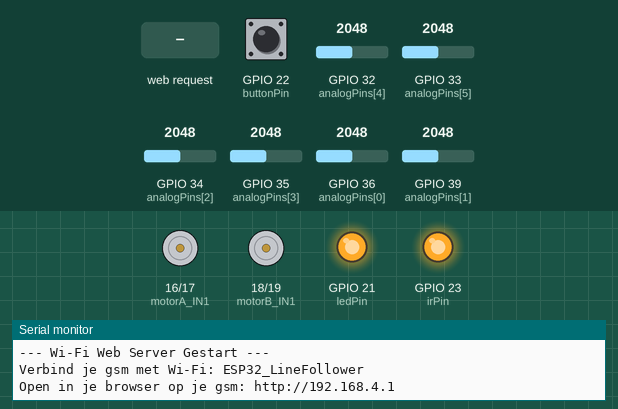
Simulated run of this sketch. Board: ESP32. Parts: motor-driver pin pairs drawn as motors (green arrow = first pin HIGH = forward, orange = second pin HIGH = backward, longer = more drive), output pins drawn as LEDs (lit = HIGH), the last lines printed to the serial monitor. Dashed ring = blinking. The test bench sets the inputs (shaded band); at power-on: GPIO 22 (buttonPin) HIGH, GPIO 34 (analogPins[2]) = 2048, GPIO 35 (analogPins[3]) = 2048, GPIO 32 (analogPins[4]) = 2048, GPIO 33 (analogPins[5]) = 2048, GPIO 36 (analogPins[0]) = 2048, GPIO 39 (analogPins[1]) = 2048. EEPROM starts erased.

Above: at 1.2 s.
1.3 s: GPIO 22 (buttonPin) pulled LOW for 0.15 s
At 2.08 s:
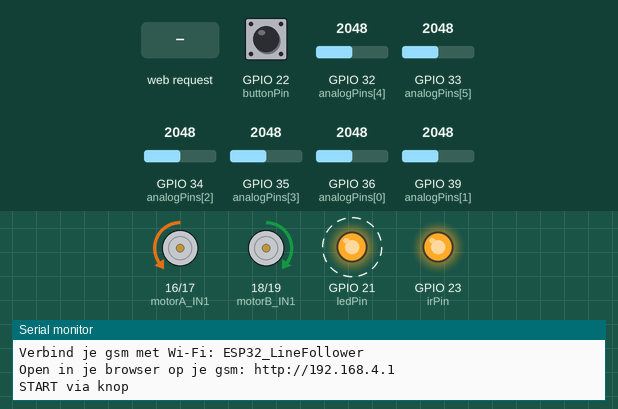
4.3 s: GPIO 34 (analogPins[2]) set to 2206
At 4.59 s:
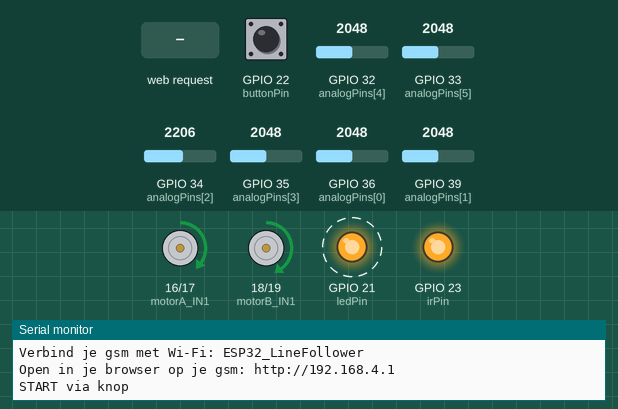
7.3 s: HTTP request GET /stop received
At 8.5 s:
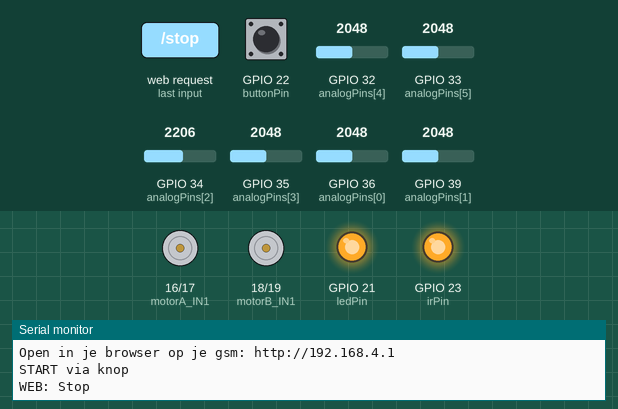
8.8 s: HTTP request GET /start received
At 8.97 s:
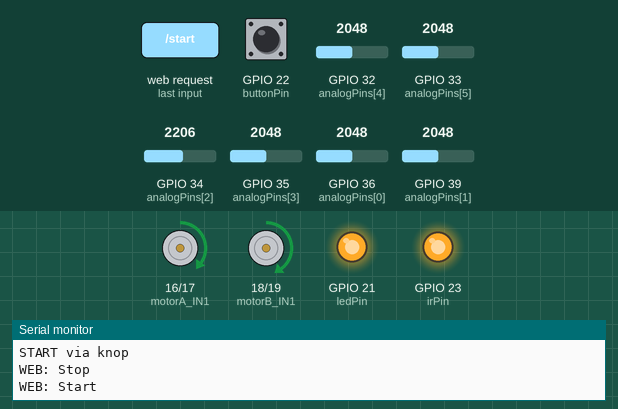
11.8 s: GPIO 35 (analogPins[3]) set to 2120
14.8 s: GPIO 35 (analogPins[3]) set to 2190
At 15.55 s:
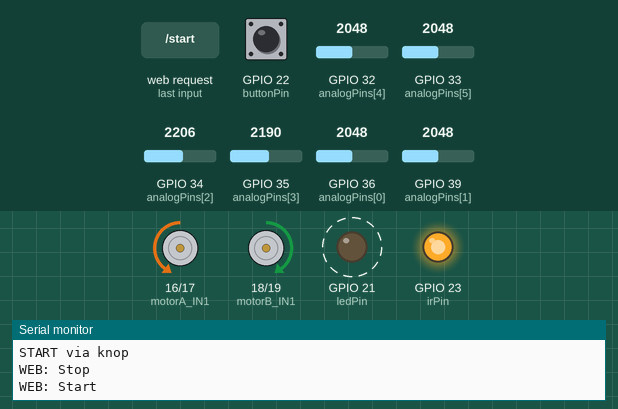
Timing chart, 0 to 18.8 s (numbered marks = the images above; inputs shaded):
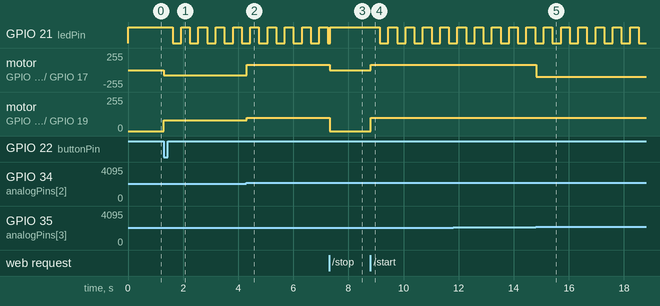

Measured:
- the behaviour switches between 2150 and 2151 on GPIO 34 (analogPins[2]) (found by bisection; images 1 and 2)
- the behaviour switches between 2150 and 2151 on GPIO 35 (analogPins[3]) (found by bisection; images 4 and 5)
- after the input at 1.3 s, GPIO 21 (ledPin): alternates HIGH for 0.31 s and LOW for 0.31 s, starting after 0.32 s; motor on GPIO 16 (motorA_IN1) / GPIO 17 (motorA_IN2): stopped → backward 80/255 at once; motor on GPIO 18 (motorB_IN1) / GPIO 19 (motorB_IN2): stopped → forward 80/255 at once
- after the input at 4.3 s, motor on GPIO 16 (motorA_IN1) / GPIO 17 (motorA_IN2): backward 80/255 → forward 80/255 at once; motor on GPIO 18 (motorB_IN1) / GPIO 19 (motorB_IN2): forward 80/255 → forward 100/255 at once
- after the input at 7.3 s, motor on GPIO 16 (motorA_IN1) / GPIO 17 (motorA_IN2): forward 80/255 → stopped at once; motor on GPIO 18 (motorB_IN1) / GPIO 19 (motorB_IN2): forward 100/255 → stopped at once
- after the input at 8.8 s, GPIO 21 (ledPin): alternates HIGH for 0.31 s and LOW for 0.31 s, starting after 0.34 s; motor on GPIO 16 (motorA_IN1) / GPIO 17 (motorA_IN2): stopped → forward 80/255 at once; motor on GPIO 18 (motorB_IN1) / GPIO 19 (motorB_IN2): stopped → forward 100/255 at once
- after the input at 14.8 s, motor on GPIO 16 (motorA_IN1) / GPIO 17 (motorA_IN2): forward 80/255 → backward 100/255 at once

The sketch:

Robot_Webpagina.ino
```cpp
#include <Arduino.h>
#include <EEPROM.h>
#include <WiFi.h>

#define EEPROM_SIZE 512
const int SensorCount = 6;

// ===============================
// WI-FI CONFIGURATIE (Access Point Modus)
// ===============================
const char* ssid = "ESP32_LineFollower";
const char* password = "12345678password";

WiFiServer server(80);

// ===============================
// PINNEN CONFIGURATIE
// ===============================
const int analogPins[SensorCount] = {36, 39, 34, 35, 32, 33};
const int irPin = 23;

const int motorA_IN1 = 16;
const int motorA_IN2 = 17;
const int motorB_IN1 = 18;
const int motorB_IN2 = 19;

const int ledPin = 21;       // LED op D21
const int buttonPin = 22;   // Drukknop op D22 (interne pull-up)

// Instelbare snelheden
int baseSpeed = 100;
int turnSpeed = 80;

// ===============================
// EEPROM & STRUCT (Inclusief drempelwaarden)
// ===============================
struct param_t
{
  unsigned long cycleTime;
  int black[SensorCount];
  int white[SensorCount];
} params;

// ===============================
// VARIABELEN VOOR BESTURING & LED
// ===============================
volatile bool buttonPressed = false;
bool robotRunning = false;

unsigned long lastButtonTime = 0;
const unsigned long debounceDelay = 200;

unsigned long previousMillisLED = 0;
const unsigned long intervalLED = 300;
bool ledBlinkState = LOW;

template <class T> int EEPROM_writeAnything(int ee, const T& value) {
  const byte* p = (const byte*)(const void*)&value;
  unsigned int i;
  for (i = 0; i < sizeof(value); i++)
    EEPROM.write(ee++, *p++);
  EEPROM.commit();
  return i;
}

template <class T> int EEPROM_readAnything(int ee, T& value) {
  byte* p = (byte*)(void*)&value;
  unsigned int i;
  for (i = 0; i < sizeof(value); i++)
    *p++ = EEPROM.read(ee++);
  return i;
}

void IRAM_ATTR handleButtonPress()
{
  buttonPressed = true;
}

void setup()
{
  Serial.begin(115200);
  EEPROM.begin(EEPROM_SIZE);
  EEPROM_readAnything(0, params);

  // Standaardwaarden instellen om deling door nul bij lege EEPROM te voorkomen
  if (params.cycleTime == 0 || params.cycleTime > 1000000) {
    params.cycleTime = 20000;
    for (int i = 0; i < SensorCount; i++) {
      params.black[i] = 3800; // Standaardwaarde zwart
      params.white[i] = 500;  // Standaardwaarde wit
    }
    EEPROM_writeAnything(0, params);
  }

  // Start Wi-Fi AP modus
  WiFi.softAP(ssid, password);
  IPAddress myIP = WiFi.softAPIP();
  Serial.println("\n--- Wi-Fi Web Server Gestart ---");
  Serial.print("Verbind je gsm met Wi-Fi: ");
  Serial.println(ssid);
  Serial.print("Open in je browser op je gsm: http://");
  Serial.println(myIP);

  server.begin();

  pinMode(irPin, OUTPUT);
  digitalWrite(irPin, HIGH);

  for (int i = 0; i < SensorCount; i++) {
    pinMode(analogPins[i], INPUT);
    analogSetPinAttenuation(analogPins[i], ADC_11db);
  }

  pinMode(motorA_IN1, OUTPUT);
  pinMode(motorA_IN2, OUTPUT);
  pinMode(motorB_IN1, OUTPUT);
  pinMode(motorB_IN2, OUTPUT);

  pinMode(ledPin, OUTPUT);
  digitalWrite(ledPin, HIGH);

  pinMode(buttonPin, INPUT_PULLUP);
  attachInterrupt(digitalPinToInterrupt(buttonPin), handleButtonPress, FALLING);
}

void driveMotor(int IN1, int IN2, int speed, bool invert = false) {
  if (invert) {
    speed = -speed;
  }

  if (speed > 0) {
    analogWrite(IN1, speed);
    analogWrite(IN2, 0);
  } else if (speed < 0) {
    analogWrite(IN1, 0);
    analogWrite(IN2, -speed);
  } else {
    analogWrite(IN1, 0);
    analogWrite(IN2, 0);
  }
}

void loop()
{
  // 1. Knop / Interrupt afhandelen
  if (buttonPressed)
  {
    buttonPressed = false;
    unsigned long currentMillis = millis();

    if (currentMillis - lastButtonTime >= debounceDelay)
    {
      lastButtonTime = currentMillis;
      robotRunning = !robotRunning;

      if (robotRunning) {
        Serial.println("START via knop");
      } else {
        Serial.println("STOP via knop");
        driveMotor(motorA_IN1, motorA_IN2, 0, true);
        driveMotor(motorB_IN1, motorB_IN2, 0, false);
      }
    }
  }

  // 2. LED Gedrag
  if (robotRunning)
  {
    unsigned long currentMillis = millis();
    if (currentMillis - previousMillisLED >= intervalLED)
    {
      previousMillisLED = currentMillis;
      ledBlinkState = !ledBlinkState;
      digitalWrite(ledPin, ledBlinkState);
    }
  }
  else
  {
    digitalWrite(ledPin, HIGH);
  }

  // 3. Web Server Verzoeken afhandelen
  WiFiClient client = server.available();
  if (client) {
    String currentLine = "";
    String requestString = "";

    while (client.connected()) {
      if (client.available()) {
        char c = client.read();
        requestString += c;
        if (c == '\n') {
          if (currentLine.length() == 0) {

            // --- URL COMMANDO'S ---
            if (requestString.indexOf("GET /start") >= 0) {
              robotRunning = true;
              Serial.println("WEB: Start");
            }
            if (requestString.indexOf("GET /stop") >= 0) {
              robotRunning = false;
              driveMotor(motorA_IN1, motorA_IN2, 0, true);
              driveMotor(motorB_IN1, motorB_IN2, 0, false);
              Serial.println("WEB: Stop");
            }
            if (requestString.indexOf("GET /speedup") >= 0) {
              baseSpeed = min(255, baseSpeed + 15);
              Serial.print("WEB: Snelheid verhoogd naar: "); Serial.println(baseSpeed);
            }
            if (requestString.indexOf("GET /speeddown") >= 0) {
              baseSpeed = max(40, baseSpeed - 15);
              Serial.print("WEB: Snelheid verlaagd naar: "); Serial.println(baseSpeed);
            }

            // --- SENSOREN KALIBRATIE ROUTINE ---
            if (requestString.indexOf("GET /calibrate_white") >= 0) {
              for (int i = 0; i < SensorCount; i++) {
                params.white[i] = analogRead(analogPins[i]);
              }
              EEPROM_writeAnything(0, params);
              Serial.println("WEB: Wit gekalibreerd en opgeslagen!");
            }

            if (requestString.indexOf("GET /calibrate_black") >= 0) {
              for (int i = 0; i < SensorCount; i++) {
                params.black[i] = analogRead(analogPins[i]);
              }
              EEPROM_writeAnything(0, params);
              Serial.println("WEB: Zwart gekalibreerd en opgeslagen!");
            }

            // --- HTML PAGINA STUREN ---
            client.println("HTTP/1.1 200 OK");
            client.println("Content-type:text/html");
            client.println("Connection: close");
            client.println();

            client.println("<!DOCTYPE html><html><head>");
            client.println("<meta name=\"viewport\" content=\"width=device-width, initial-scale=1\">");
            client.println("<style>");
            client.println("body { font-family: Arial; text-align: center; background: #222; color: #fff; margin-top: 20px; }");
            client.println("h1 { color: #4CAF50; }");
            client.println("h2 { color: #ff9800; font-size: 18px; margin-top: 15px; }");
            client.println(".btn { font-size: 18px; padding: 12px 25px; margin: 8px; border: none; border-radius: 8px; cursor: pointer; color: white; width: 80%; max-width: 300px; }");
            client.println(".btn-start { background-color: #4CAF50; }");
            client.println(".btn-stop { background-color: #f44336; }");
            client.println(".btn-speed { background-color: #2196F3; }");
            client.println(".btn-cal-w { background-color: #ff9800; }");
            client.println(".btn-cal-b { background-color: #9c27b0; }");
            client.println(".status { font-size: 22px; font-weight: bold; margin: 15px; color: " + String(robotRunning ? "#4CAF50" : "#f44336") + "; }");
            client.println("</style></head><body>");

            client.println("<h1>ESP32 Lijnvolger</h1>");
            client.println("<div class=\"status\">Status: " + String(robotRunning ? "RIJDT" : "GESTOPT") + "</div>");
            client.println("<p>Huidige basissnelheid: " + String(baseSpeed) + "</p>");

            client.println("<p><a href=\"/start\"><button class=\"btn btn-start\">START</button></a></p>");
            client.println("<p><a href=\"/stop\"><button class=\"btn btn-stop\">STOP</button></a></p>");
            client.println("<p><a href=\"/speedup\"><button class=\"btn btn-speed\">Snelheid +</button></a>");
            client.println("<a href=\"/speeddown\"><button class=\"btn btn-speed\">Snelheid -</button></a></p>");

            client.println("<h2>Kalibratie</h2>");
            client.println("<p><a href=\"/calibrate_white\"><button class=\"btn btn-cal-w\">Kalibreer WIT</button></a></p>");
            client.println("<p><a href=\"/calibrate_black\"><button class=\"btn btn-cal-b\">Kalibreer ZWART</button></a></p>");

            client.println("</body></html>");
            break;
          } else {
            currentLine = "";
          }
        } else if (c != '\r') {
          currentLine += c;
        }
      }
    }
    client.stop();
  }

  // 4. Sensoren & Lijnvolg-logica (Inclusief kalibratie-drempels)
  int sensorValues[SensorCount];
  for (int i = 0; i < SensorCount; i++) {
    sensorValues[i] = analogRead(analogPins[i]);
  }

  if (robotRunning)
  {
    int midLeft = sensorValues[2];
    int midRight = sensorValues[3];

    // Bepaal de drempelwaarde op basis van de gekalibreerde min/max waarden
    int thresholdLeft = (params.black[2] + params.white[2]) / 2;
    int thresholdRight = (params.black[3] + params.white[3]) / 2;

    if (midLeft > thresholdLeft && midRight > thresholdRight) {
      driveMotor(motorA_IN1, motorA_IN2, baseSpeed, true);
      driveMotor(motorB_IN1, motorB_IN2, baseSpeed, false);
    }
    else if (midLeft > thresholdLeft) {
      driveMotor(motorA_IN1, motorA_IN2, -turnSpeed, true);
      driveMotor(motorB_IN1, motorB_IN2, baseSpeed, false);
    }
    else if (midRight > thresholdRight) {
      driveMotor(motorA_IN1, motorA_IN2, baseSpeed, true);
      driveMotor(motorB_IN1, motorB_IN2, -turnSpeed, false);
    }
    else {
      driveMotor(motorA_IN1, motorA_IN2, baseSpeed - 20, true);
      driveMotor(motorB_IN1, motorB_IN2, baseSpeed - 20, false);
    }
  }

  delay(20);
}
```
